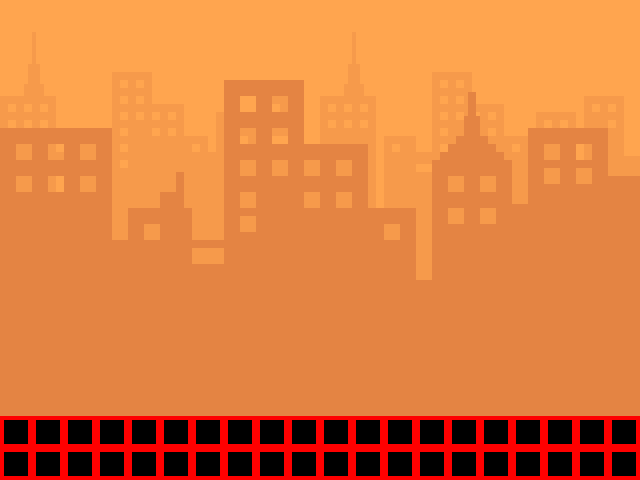

This game map was drawn from its Tiled (.tmx) file and the tilesets committed beside it. A one-line description and the trimmed map source follow:
An orthogonal 20x15 tile map with 32x32 px tiles, 2 tile layers (main, collision), 2 tilesets, 2 image layers.

<map version="1.0" orientation="orthogonal" width="20" height="15" tilewidth="32" tileheight="32" backgroundcolor="#ffffff">
 <tileset firstgid="1" name="collision" tilewidth="32" tileheight="32">
  <image source="../images/tiles/collision.png" width="224" height="32" />
  <tile id="0">
   <properties>
    <property name="type" value="solid" />
   </properties>
  </tile>
  <tile id="1">
   <properties>
    <property name="type" value="platform" />
   </properties>
  </tile>
  <tile id="2">
   <properties>
    <property name="type" value="lslope" />
   </properties>
  </tile>
  <tile id="3">
   <properties>
    <property name="type" value="rslope" />
   </properties>
  </tile>
  <tile id="4">
   <properties>
    <property name="type" value="ladder" />
   </properties>
  </tile>
  <tile id="5">
   <properties>
    <property name="type" value="topladder" />
   </properties>
  </tile>
  <tile id="6">
   <properties>
    <property name="type" value="breakable" />
   </properties>
  </tile>
 </tileset>
 <tileset firstgid="8" name="tiles" tilewidth="32" tileheight="32">
  <image source="../images/tiles/tiles.png" width="320" height="896" />
 </tileset>
 <imagelayer name="background1" width="20" height="15">
  <image source="../images/backgrounds/background1.png" trans="f9f8ff" />
  <properties>
   <property name="ratio" value="0.25" />
  </properties>
 </imagelayer>
 <imagelayer name="background2" width="20" height="15">
  <image source="../images/backgrounds/background2.png" />
  <properties>
   <property name="ratio" value="0.35" />
  </properties>
 </imagelayer>
 <layer name="main" width="20" height="15">
  <data>[300 cells, 40 non-empty, 1 distinct tile ids]</data>
 </layer>
 <objectgroup color="#00ff00" name="Entities" width="20" height="15" />
 <layer name="collision" width="20" height="15">
  <data>[300 cells, 40 non-empty, 1 distinct tile ids]</data>
 </layer>
</map>